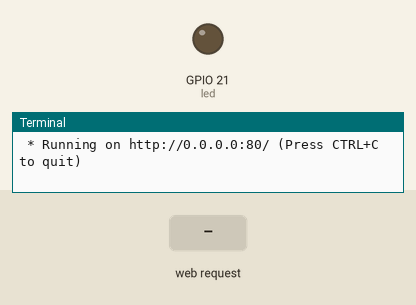
Bench run of a program on a simulated Raspberry Pi (BCM pin numbers). Shown: output pins drawn as LEDs (lit = HIGH), the last lines printed to the terminal. Inputs (shaded band) come from the test bench. The clock reads 2024-03-15 10:24:30 at power-on unless the program sets it.

Above: at 1.2 s.
1.3 s: HTTP request for / received with the fields light=50
At 2.3 s:
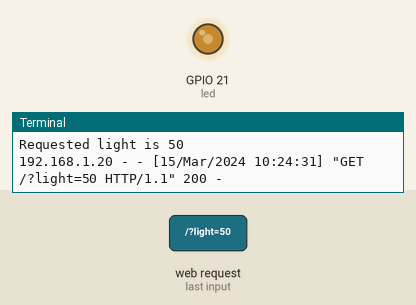
2.8 s: HTTP request for / received with the fields light=90
At 3.4 s:
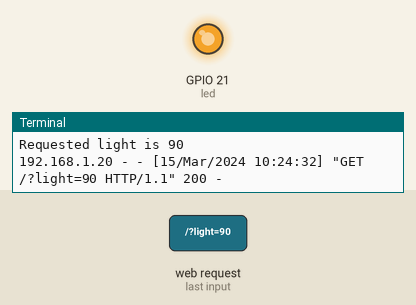
Timing chart, 0 to 5.8 s (numbered marks = the images above; inputs shaded):
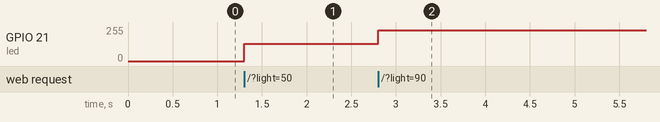

Measured:
- after the input at 1.3 s, GPIO 21 (led): 0/255 → 128/255 at once
- after the input at 2.8 s, GPIO 21 (led): 128/255 → 230/255 at once

The program:

04-input-get.py
```python
from flask import Flask, request
from gpiozero import *

led = PWMLED(21, frequency=2000)
app = Flask(__name__)

@app.route('/')
def index():
    light = request.args.get('light')
    setIntensity(light)
    return f"""
<!DOCTYPE html>
<html>
<body>

<h1>Controlez l'intensité de la led</h1>

<form action="/" method="get">
  <input type="range" value={light} name="light" min="0" max="100">
  <input type="submit" value="Go">
</form>

</body>
</html>
"""


def setIntensity(light):
    print(f'Requested light is {light}')
    if(light):
        led.value = int(light)/100

app.run(host='0.0.0.0', port=80, debug=True)
```
